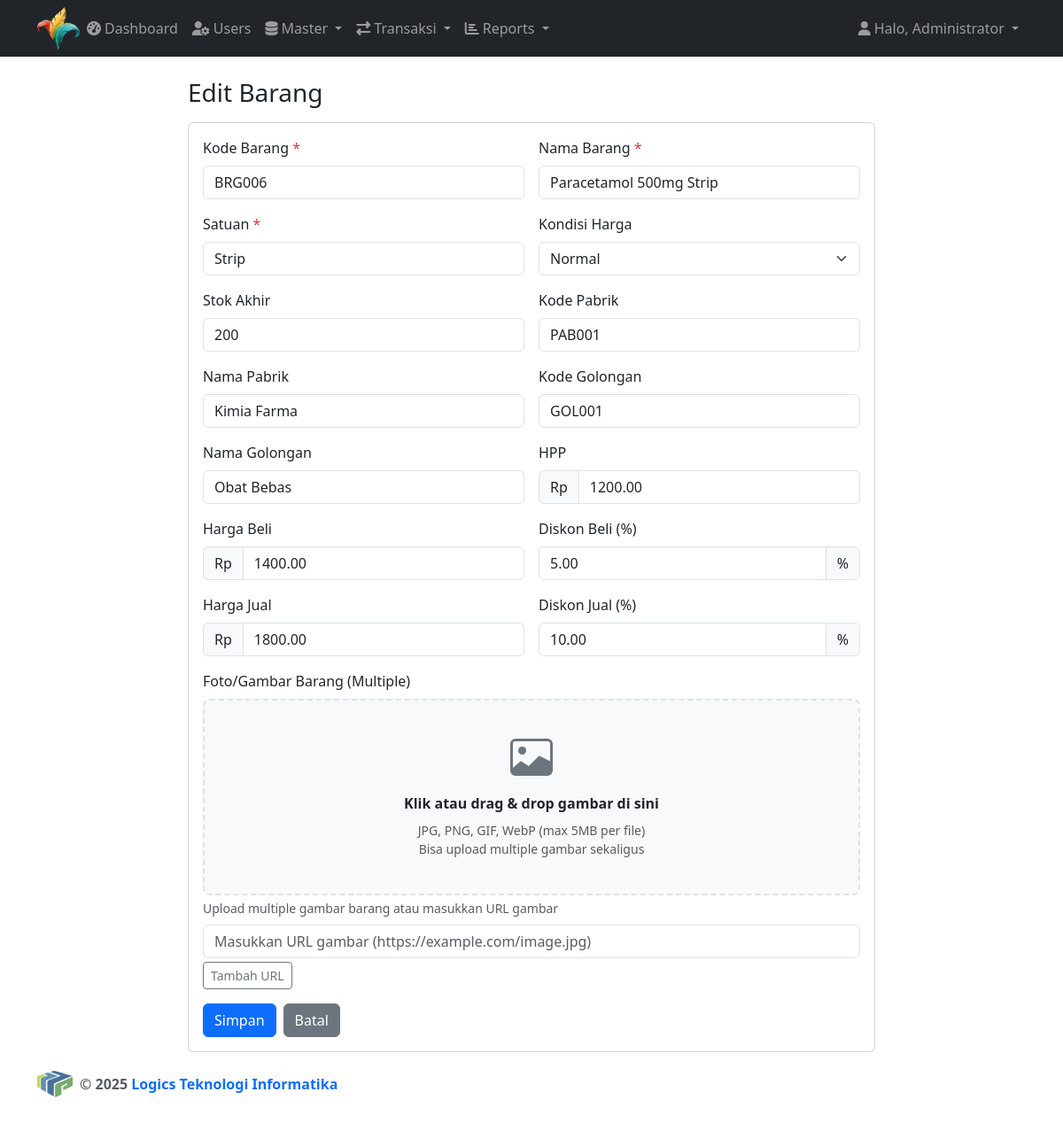
The page /masterbarang_form_multiple.php?id=1 (signed in) on the database its author committed.
### tables this page shows
CREATE TABLE `masterbarang` (
  `id` INT UNSIGNED NOT NULL AUTO_INCREMENT,
  `kodebarang` VARCHAR(50) NOT NULL UNIQUE,
  `namabarang` VARCHAR(200) NOT NULL,
  `satuan` VARCHAR(20) NOT NULL,
  `kodepabrik` VARCHAR(50) DEFAULT NULL,
  `namapabrik` VARCHAR(200) DEFAULT NULL,
  `kodegolongan` VARCHAR(50) DEFAULT NULL,
  `namagolongan` VARCHAR(200) DEFAULT NULL,
  `hpp` DECIMAL(15,2) DEFAULT 0.00,
  `hargabeli` DECIMAL(15,2) DEFAULT 0.00,
  `discbeli` DECIMAL(5,2) DEFAULT 0.00,
  `hargajual` DECIMAL(15,2) DEFAULT 0.00,
  `discjual` DECIMAL(5,2) DEFAULT 0.00,
  `kondisiharga` ENUM('normal','promo','diskon') NOT NULL DEFAULT 'normal',
  `stokakhir` INT DEFAULT 0,
  `foto` JSON DEFAULT NULL,
  `status` ENUM('aktif','non_aktif') NOT NULL DEFAULT 'aktif',
  `created_at` TIMESTAMP DEFAULT CURRENT_TIMESTAMP,
  `updated_at` TIMESTAMP DEFAULT CURRENT_TIMESTAMP ON UPDATE CURRENT_TIMESTAMP,
  PRIMARY KEY (`id`),
  INDEX `idx_kodebarang` (`kodebarang`),
  INDEX `idx_namabarang` (`namabarang`),
  INDEX `idx_kodepabrik` (`kodepabrik`),
  INDEX `idx_kodegolongan` (`kodegolongan`)
);

### masterbarang_form_multiple.php (the view, shortened to what this page needs)
<?php
$pdo = get_pdo_connection();
$id = isset($_GET['id']) ? (int)$_GET['id'] : 0;
$isEdit = $id > 0;
$data = [
	'kodebarang' => '',
	'namabarang' => '',
	'satuan' => '',
	'kodepabrik' => '',
	'namapabrik' => '',
	'kodegolongan' => '',
	'namagolongan' => '',
	'hpp' => '0',
	'hargabeli' => '0',
	'discbeli' => '0',
	'hargajual' => '0',
	'discjual' => '0',
	'kondisiharga' => 'normal',
	'stokakhir' => '0',
	'foto' => '',
];
if ($isEdit) {
	$stmt = $pdo->prepare('SELECT * FROM masterbarang WHERE id = ?');
	$stmt->execute([$id]);
	$row = $stmt->fetch();
	$data = $row;
}
include __DIR__ . '/includes/header.php';
?>
<div class="flex-grow-1">
	<div class="container" style="max-width: 800px;">
		<h3 class="mb-3"><?php echo $isEdit ? 'Edit Barang' : 'Tambah Barang'; ?></h3>
		<div class="card">
			<div class="card-body">
				<form method="post" action="">
					<div class="row g-3">
						<div class="col-md-6">
							<label class="form-label">Kode Barang <span class="text-danger">*</span></label>
							<input type="text" class="form-control" name="kodebarang" required value="<?php echo htmlspecialchars($data['kodebarang']); ?>">
						</div>
						<div class="col-md-6">
							<label class="form-label">Nama Barang <span class="text-danger">*</span></label>
							<input type="text" class="form-control" name="namabarang" required value="<?php echo htmlspecialchars($data['namabarang']); ?>">
						</div>
						<div class="col-md-6">
							<label class="form-label">Satuan <span class="text-danger">*</span></label>
							<input type="text" class="form-control" name="satuan" required value="<?php echo htmlspecialchars($data['satuan']); ?>" placeholder="Contoh: Tablet, Kapsul, Botol">
						</div>
						<div class="col-md-6">
							<label class="form-label">Kondisi Harga</label>
							<select name="kondisiharga" class="form-select" required>
								<?php foreach (['normal','promo','diskon'] as $kondisi): ?>
									<option value="<?php echo $kondisi; ?>" <?php echo $data['kondisiharga']===$kondisi?'selected':''; ?>><?php echo ucfirst($kondisi); ?></option>
								<?php endforeach; ?>
							</select>
						</div>
						<div class="col-md-6">
							<label class="form-label">Stok Akhir</label>
							<input type="number" class="form-control" name="stokakhir" min="0" value="<?php echo htmlspecialchars($data['stokakhir']); ?>">
						</div>
						<div class="col-md-6">
							<label class="form-label">Kode Pabrik</label>
							<input type="text" class="form-control" name="kodepabrik" value="<?php echo htmlspecialchars($data['kodepabrik']); ?>">
						</div>
						<div class="col-md-6">
							<label class="form-label">Nama Pabrik</label>
							<input type="text" class="form-control" name="namapabrik" value="<?php echo htmlspecialchars($data['namapabrik']); ?>">
						</div>
						<div class="col-md-6">
							<label class="form-label">Kode Golongan</label>
							<input type="text" class="form-control" name="kodegolongan" value="<?php echo htmlspecialchars($data['kodegolongan']); ?>">
						</div>
						<div class="col-md-6">
							<label class="form-label">Nama Golongan</label>
							<input type="text" class="form-control" name="namagolongan" value="<?php echo htmlspecialchars($data['namagolongan']); ?>">
						</div>
						<div class="col-md-6">
							<label class="form-label">HPP</label>
							<div class="input-group">
								<span class="input-group-text">Rp</span>
								<input type="number" class="form-control" name="hpp" step="0.01" min="0" value="<?php echo htmlspecialchars($data['hpp']); ?>">
							</div>
						</div>
						<div class="col-md-6">
							<label class="form-label">Harga Beli</label>
							<div class="input-group">
								<span class="input-group-text">Rp</span>
								<input type="number" class="form-control" name="hargabeli" step="0.01" min="0" value="<?php echo htmlspecialchars($data['hargabeli']); ?>">
							</div>
						</div>
						<div class="col-md-6">
							<label class="form-label">Diskon Beli (%)</label>
							<div class="input-group">
								<input type="number" class="form-control" name="discbeli" step="0.01" min="0" max="100" value="<?php echo htmlspecialchars($data['discbeli']); ?>">
								<span class="input-group-text">%</span>
							</div>
						</div>
						<div class="col-md-6">
							<label class="form-label">Harga Jual</label>
							<div class="input-group">
								<span class="input-group-text">Rp</span>
								<input type="number" class="form-control" name="hargajual" step="0.01" min="0" value="<?php echo htmlspecialchars($data['hargajual']); ?>">
							</div>
						</div>
						<div class="col-md-6">
							<label class="form-label">Diskon Jual (%)</label>
							<div class="input-group">
								<input type="number" class="form-control" name="discjual" step="0.01" min="0" max="100" value="<?php echo htmlspecialchars($data['discjual']); ?>">
								<span class="input-group-text">%</span>
							</div>
						</div>
						<div class="col-12">
							<label class="form-label">Foto/Gambar Barang (Multiple)</label>
							<div class="upload-area" id="uploadArea" style="border: 2px dashed #dee2e6; border-radius: 8px; padding: 40px; text-align: center; background: #f8f9fa; cursor: pointer; transition: all 0.3s ease;">
								<div id="uploadContent">
									<p class="mb-2"><strong>Klik atau drag & drop gambar di sini</strong></p>
									<p class="text-muted small mb-0">JPG, PNG, GIF, WebP (max 5MB per file)</p>
									<p class="text-muted small mb-0">Bisa upload multiple gambar sekaligus</p>
								</div>
							</div>
							<div class="form-text">Upload multiple gambar barang atau masukkan URL gambar</div>
							<div class="mt-2">
								<input type="url" class="form-control" id="urlInput" placeholder="Masukkan URL gambar (https://example.com/image.jpg)">
								<button type="button" class="btn btn-sm btn-outline-secondary mt-1" id="addUrlPhoto">Tambah URL</button>
							</div>
						</div>
					</div>
					<div class="mt-3 d-flex gap-2">
						<button type="submit" class="btn btn-primary">Simpan</button>
						<a href="masterbarang.php" class="btn btn-secondary">Batal</a>
					</div>
				</form>
			</div>
		</div>
	</div>
</div>
<?php include __DIR__ . '/includes/footer.php'; ?>

### rows shown on the page
masterbarang: kodebarang "BRG006", namabarang "Paracetamol 500mg Strip", satuan "Strip", kondisiharga "Normal", stokakhir "200", kodepabrik "PAB001", namapabrik "Kimia Farma", kodegolongan "GOL001", namagolongan "Obat Bebas", hpp "1200.00", hargabeli "1400.00", discbeli "5.00", hargajual "1800.00", discjual "10.00"

### other values the page prints
$user['namalengkap'] "Administrator"
